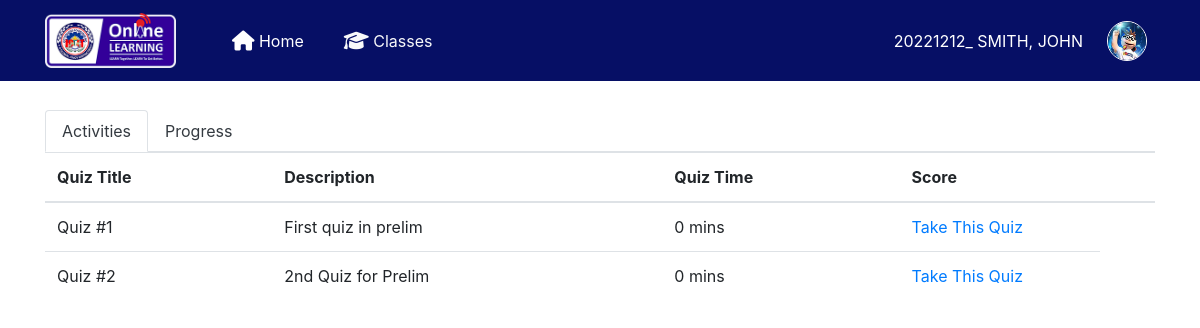
The page /quiz/studentclass.php?id=40 (signed in) on the database its author committed.
### tables this page shows
CREATE TABLE `class_quiz` (
  `class_quiz_id` int(11) NOT NULL,
  `teacher_class_id` int(11) NOT NULL,
  `quiz_time` int(11) NOT NULL,
  `quiz_id` int(11) NOT NULL,
  `time_added` varchar(100) NOT NULL
);

CREATE TABLE `quiz` (
  `quiz_id` int(11) NOT NULL,
  `quiz_title` varchar(50) NOT NULL,
  `quiz_description` varchar(100) NOT NULL,
  `date_added` varchar(100) NOT NULL DEFAULT current_timestamp(),
  `teacher_id` int(11) NOT NULL
);

### quiz/student_quiz_list.php (the view, shortened to what this page needs)
<div class="">
  <table cellpadding="0" cellspacing="0" border="0" class="table" id="">
      <thead>
				<tr>
          <th>Quiz Title</th>
          <th>Description</th>
          <th>Quiz Time</th>
          <th>Score</th>
          <th></th>
        </tr>
      </thead>
      <tbody>
        <?php
        $query = mysqli_query($conn,"SELECT * FROM class_quiz
				LEFT JOIN quiz on class_quiz.quiz_id = quiz.quiz_id
				where teacher_class_id = '$get_id'  order by class_quiz_id ASC ")or die(mysqli_error());
				while($row = mysqli_fetch_array($query)){
				$id  = $row['class_quiz_id'];
				$quiz_id  = $row['quiz_id'];
				$quiz_time  = $row['quiz_time'];
				$query1 = mysqli_query($conn,"SELECT * from student_class_quiz where class_quiz_id = '$id' and student_id = '$usrid'")or die(mysqli_error());
				$row1 = mysqli_fetch_array($query1);
        if (empty($row1['grade'])){
        ?>
        <tr>
          <td><?php echo $row['quiz_title']; ?></td>
          <td><?php  echo $row['quiz_description']; ?></td>
          <td><?php  echo $row['quiz_time'] / 60; ?> mins</td>
          <td width="200">
            <a class="card-link" data-placement="bottom" title="Take This Quiz" id="</?php echo $id; ?>Download" href="take_test.php<?php echo '?id='.$get_id ?>&<?php echo 'class_quiz_id='.$id; ?>&<?php echo 'test=ok' ?>&<?php echo 'quiz_id='.$quiz_id; ?>&<?php echo 'quiz_time='.$quiz_time; ?> ">Take This Quiz</a>
            <?php } ?>
          </td>
      </tr>
    <?php } ?>
  </tbody>
</table>
</div>

### rows shown on the page
class_quiz: quiz.quiz_title "Quiz #1", quiz.quiz_description "First quiz in prelim", $row['quiz_time']/60 "0"
class_quiz: quiz.quiz_title "Quiz #2", quiz.quiz_description "2nd Quiz for Prelim", $row['quiz_time']/60 "0"

### other values the page prints
$usruid "20221212"
$usrlname "SMITH"
$usrfname "JOHN"
